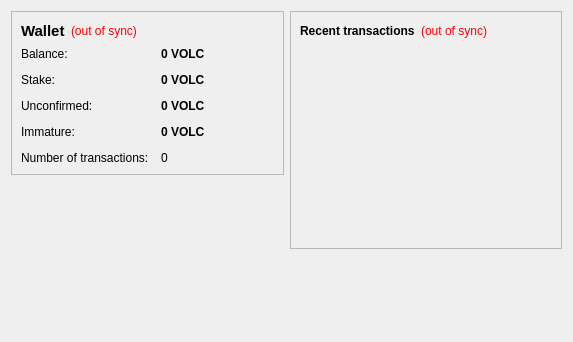
<?xml version="1.0" encoding="UTF-8"?>
<ui version="4.0">
 <class>OverviewPage</class>
 <widget class="QWidget" name="OverviewPage">
  <property name="geometry">
   <rect>
    <x>0</x>
    <y>0</y>
    <width>573</width>
    <height>342</height>
   </rect>
  </property>
  <property name="windowTitle">
   <string>Form</string>
  </property>
  <layout class="QHBoxLayout" name="horizontalLayout" stretch="1,1">
   <item>
    <layout class="QVBoxLayout" name="verticalLayout_2">
     <item>
      <widget class="QFrame" name="frame">
       <property name="frameShape">
        <enum>QFrame::StyledPanel</enum>
       </property>
       <property name="frameShadow">
        <enum>QFrame::Raised</enum>
       </property>
       <layout class="QVBoxLayout" name="verticalLayout_4">
        <item>
         <layout class="QHBoxLayout" name="horizontalLayout_4">
          <item>
           <widget class="QLabel" name="label_5">
            <property name="font">
             <font>
              <pointsize>11</pointsize>
              <weight>75</weight>
              <bold>true</bold>
             </font>
            </property>
            <property name="text">
             <string>Wallet</string>
            </property>
           </widget>
          </item>
          <item>
           <widget class="QLabel" name="labelWalletStatus">
            <property name="toolTip">
             <string>The displayed information may be out of date. Your wallet automatically synchronizes with the VOLCanocoin network after a connection is established, but this process has not completed yet.</string>
            </property>
            <property name="styleSheet">
             <string notr="true">QLabel { color: red; }</string>
            </property>
            <property name="text">
             <string notr="true">(out of sync)</string>
            </property>
            <property name="alignment">
             <set>Qt::AlignLeading|Qt::AlignLeft|Qt::AlignVCenter</set>
            </property>
           </widget>
          </item>
          <item>
           <spacer name="horizontalSpacer_2">
            <property name="orientation">
             <enum>Qt::Horizontal</enum>
            </property>
            <property name="sizeHint" stdset="0">
             <size>
              <width>40</width>
              <height>20</height>
             </size>
            </property>
           </spacer>
          </item>
         </layout>
        </item>
        <item>
         <layout class="QFormLayout" name="formLayout_2">
          <property name="fieldGrowthPolicy">
           <enum>QFormLayout::AllNonFixedFieldsGrow</enum>
          </property>
          <property name="horizontalSpacing">
           <number>12</number>
          </property>
          <property name="verticalSpacing">
           <number>12</number>
          </property>
          <item row="0" column="0">
           <widget class="QLabel" name="label">
            <property name="text">
             <string>Balance:</string>
            </property>
           </widget>
          </item>
          <item row="0" column="1">
           <widget class="QLabel" name="labelBalance">
            <property name="font">
             <font>
              <weight>75</weight>
              <bold>true</bold>
             </font>
            </property>
            <property name="cursor">
             <cursorShape>IBeamCursor</cursorShape>
            </property>
            <property name="toolTip">
             <string>Your current balance</string>
            </property>
            <property name="text">
             <string notr="true">0 VOLC</string>
            </property>
            <property name="textInteractionFlags">
             <set>Qt::LinksAccessibleByMouse|Qt::TextSelectableByKeyboard|Qt::TextSelectableByMouse</set>
            </property>
           </widget>
          </item>
          <item row="1" column="0">
           <widget class="QLabel" name="label_6">
            <property name="text">
             <string>Stake:</string>
            </property>
           </widget>
          </item>
          <item row="1" column="1">
           <widget class="QLabel" name="labelStake">
            <property name="font">
             <font>
              <weight>75</weight>
              <bold>true</bold>
             </font>
            </property>
            <property name="cursor">
             <cursorShape>IBeamCursor</cursorShape>
            </property>
            <property name="toolTip">
             <string>Total of coins that was staked, and do not yet count toward the current balance</string>
            </property>
            <property name="text">
             <string notr="true">0 VOLC</string>
            </property>
            <property name="textInteractionFlags">
             <set>Qt::LinksAccessibleByMouse|Qt::TextSelectableByKeyboard|Qt::TextSelectableByMouse</set>
            </property>
           </widget>
          </item>
          <item row="2" column="0">
           <widget class="QLabel" name="label_3">
            <property name="text">
             <string>Unconfirmed:</string>
            </property>
           </widget>
          </item>
          <item row="2" column="1">
           <widget class="QLabel" name="labelUnconfirmed">
            <property name="font">
             <font>
              <weight>75</weight>
              <bold>true</bold>
             </font>
            </property>
            <property name="cursor">
             <cursorShape>IBeamCursor</cursorShape>
            </property>
            <property name="toolTip">
             <string>Total of transactions that have yet to be confirmed, and do not yet count toward the current balance</string>
            </property>
            <property name="text">
             <string notr="true">0 VOLC</string>
            </property>
            <property name="textInteractionFlags">
             <set>Qt::LinksAccessibleByMouse|Qt::TextSelectableByKeyboard|Qt::TextSelectableByMouse</set>
            </property>
           </widget>
          </item>
          <item row="3" column="0">
           <widget class="QLabel" name="labelImmatureText">
            <property name="text">
             <string>Immature:</string>
            </property>
           </widget>
          </item>
          <item row="3" column="1">
           <widget class="QLabel" name="labelImmature">
            <property name="font">
             <font>
              <weight>75</weight>
              <bold>true</bold>
             </font>
            </property>
            <property name="toolTip">
             <string>Mined balance that has not yet matured</string>
            </property>
            <property name="text">
             <string notr="true">0 VOLC</string>
            </property>
            <property name="textInteractionFlags">
             <set>Qt::LinksAccessibleByMouse|Qt::TextSelectableByKeyboard|Qt::TextSelectableByMouse</set>
            </property>
           </widget>
          </item>
          <item row="4" column="0">
           <widget class="QLabel" name="label_2">
            <property name="text">
             <string>Number of transactions:</string>
            </property>
           </widget>
          </item>
          <item row="4" column="1">
           <widget class="QLabel" name="labelNumTransactions">
            <property name="toolTip">
             <string>Total number of transactions in wallet</string>
            </property>
            <property name="text">
             <string notr="true">0</string>
            </property>
           </widget>
          </item>
         </layout>
        </item>
       </layout>
      </widget>
     </item>
     <item>
      <spacer name="verticalSpacer">
       <property name="orientation">
        <enum>Qt::Vertical</enum>
       </property>
       <property name="sizeHint" stdset="0">
        <size>
         <width>20</width>
         <height>40</height>
        </size>
       </property>
      </spacer>
     </item>
     <item>
      <widget class="QLabel" name="label_6">
       <property name="text">
        <string/>
       </property>
       <property name="pixmap">
        <pixmap resource="../bitcoin.qrc">:/images/backg</pixmap>
       </property>
       <property name="scaledContents">
        <bool>false</bool>
       </property>
       <property name="alignment">
        <set>Qt::AlignCenter</set>
       </property>
       <property name="margin">
        <number>-2</number>
       </property>
      </widget>
     </item>
    </layout>
   </item>
   <item>
    <layout class="QVBoxLayout" name="verticalLayout_3">
     <item>
      <widget class="QFrame" name="frame_2">
       <property name="frameShape">
        <enum>QFrame::StyledPanel</enum>
       </property>
       <property name="frameShadow">
        <enum>QFrame::Raised</enum>
       </property>
       <layout class="QVBoxLayout" name="verticalLayout">
        <item>
         <layout class="QHBoxLayout" name="horizontalLayout_2">
          <item>
           <widget class="QLabel" name="label_4">
            <property name="text">
             <string>&lt;b&gt;Recent transactions&lt;/b&gt;</string>
            </property>
           </widget>
          </item>
          <item>
           <widget class="QLabel" name="labelTransactionsStatus">
            <property name="toolTip">
             <string>The displayed information may be out of date. Your wallet automatically synchronizes with the VOLCanocoin network after a connection is established, but this process has not completed yet.</string>
            </property>
            <property name="styleSheet">
             <string notr="true">QLabel { color: red; }</string>
            </property>
            <property name="text">
             <string notr="true">(out of sync)</string>
            </property>
            <property name="alignment">
             <set>Qt::AlignRight|Qt::AlignTrailing|Qt::AlignVCenter</set>
            </property>
           </widget>
          </item>
          <item>
           <spacer name="horizontalSpacer">
            <property name="orientation">
             <enum>Qt::Horizontal</enum>
            </property>
            <property name="sizeHint" stdset="0">
             <size>
              <width>40</width>
              <height>20</height>
             </size>
            </property>
           </spacer>
          </item>
         </layout>
        </item>
        <item>
         <widget class="QListView" name="listTransactions">
          <property name="styleSheet">
           <string notr="true">QListView { background: transparent; }</string>
          </property>
          <property name="frameShape">
           <enum>QFrame::NoFrame</enum>
          </property>
          <property name="verticalScrollBarPolicy">
           <enum>Qt::ScrollBarAlwaysOff</enum>
          </property>
          <property name="horizontalScrollBarPolicy">
           <enum>Qt::ScrollBarAlwaysOff</enum>
          </property>
          <property name="selectionMode">
           <enum>QAbstractItemView::NoSelection</enum>
          </property>
         </widget>
        </item>
       </layout>
      </widget>
     </item>
     <item>
      <spacer name="verticalSpacer_2">
       <property name="orientation">
        <enum>Qt::Vertical</enum>
       </property>
       <property name="sizeHint" stdset="0">
        <size>
         <width>20</width>
         <height>40</height>
        </size>
       </property>
      </spacer>
     </item>
    </layout>
   </item>
  </layout>
 </widget>
 <resources>
  <include location="../bitcoin.qrc"/>
 </resources>
 <connections/>
</ui>
